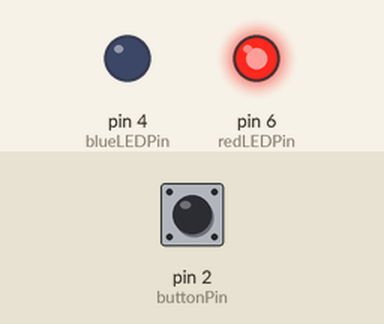
Simulated run of this sketch. Board: Arduino Uno, built with avr-gcc and run on an emulated ATmega328P. Shown: output pins drawn as LEDs (lit = HIGH). Dashed ring = blinking. The inputs (shaded band) are chosen by the test bench; at power-on: pin 2 (buttonPin) HIGH.

Above: at 1.2 s.
1.3 s: pin 2 (buttonPin) pulled LOW for 0.15 s
At 3.0 s:
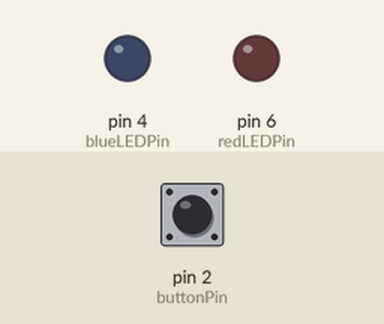
3.5 s: pin 2 (buttonPin) pulled LOW for 1 s
At 4.4 s:
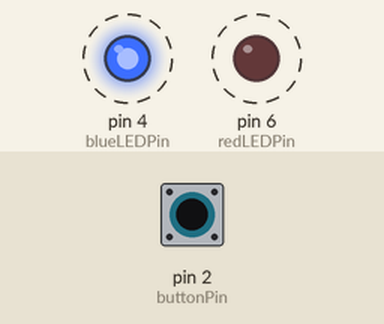
7.0 s: pin 2 (buttonPin) pulled LOW for 3.2 s
At 7.4 s:
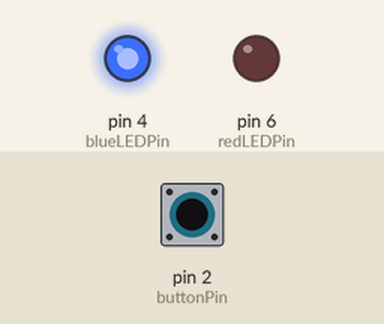
Timing chart, 0 to 10.0 s (numbered marks = the images above; inputs shaded):
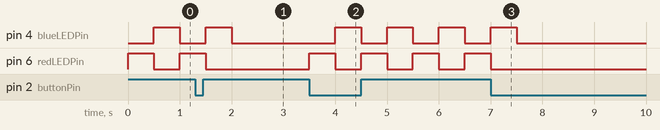

The sketch:

lab1.ino
```cpp
int redLEDPin = 6;
int blueLEDPin = 4;
int buttonPin = 2;

bool isLEDsTurned = true;

void setup() {
  pinMode(redLEDPin, OUTPUT);
  pinMode(blueLEDPin, OUTPUT);
  pinMode(buttonPin, INPUT);

  attachInterrupt(
    digitalPinToInterrupt(buttonPin),
    changeState,
    FALLING
  );

}

void loop() {
  if (isLEDsTurned) {
    blink(redLEDPin);
    blink(blueLEDPin);
  }
}

void blink(int LEDPin) {
  digitalWrite(LEDPin, HIGH);
  delay(500);
  digitalWrite(LEDPin, LOW);
}

void changeState() {
  isLEDsTurned = !isLEDsTurned;
}
```

Measured:
- after the input at 1.3 s, pin 4 (blueLEDPin): goes on until 2.0 s, then stays LOW; pin 6 (redLEDPin): goes on until 1.5 s, then stays LOW
- after the input at 3.5 s, pin 4 (blueLEDPin): alternates HIGH for 0.50 s and LOW for 0.50 s, starting after 0.50 s; pin 6 (redLEDPin): alternates HIGH for 0.50 s and LOW for 0.50 s, starting at once
- after the input at 7.0 s, pin 4 (blueLEDPin): goes on until 7.5 s, then stays LOW; pin 6 (redLEDPin): goes on until 7.0 s, then stays LOW
